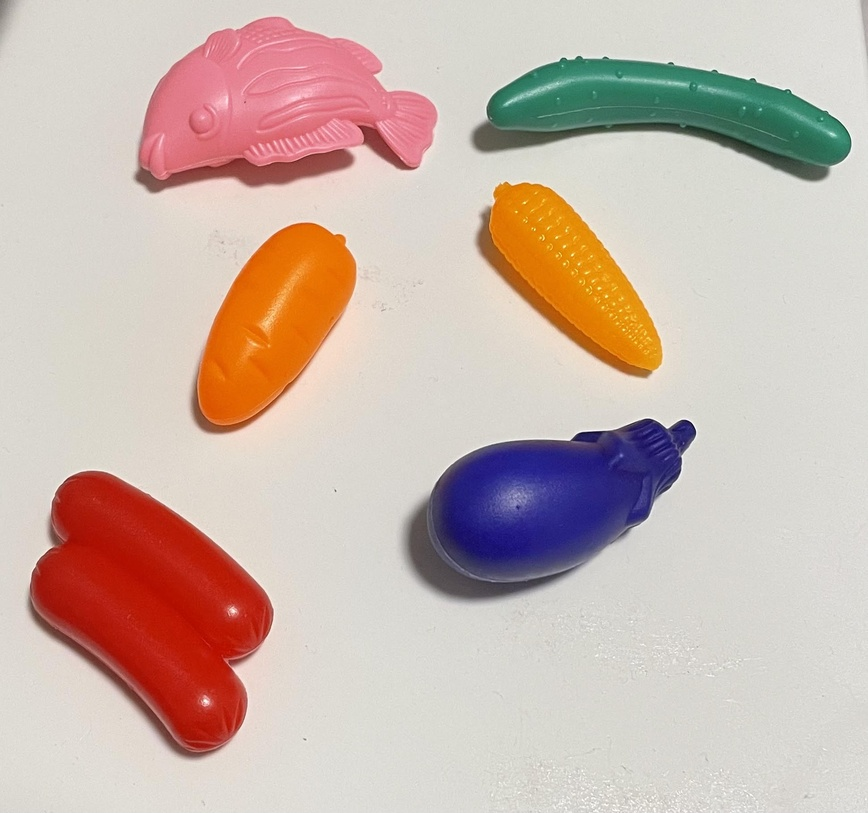
#> input picture perception_service/perception_service/algorithms/fruits.jpg, 868 x 813 px, shrunk from 1940 x 1817 before the run
$ python -i algorithms.py   (imports and definitions only)
#> lines starting #> are read from the running program, lines starting #| are printed output that depends on the picture; after the words box and inside, x2 and y2 are one past the last pixel; in counts of white or black regions, pixels touching at a corner belong together
#> further down, picture is the input picture: shape (813, 868, 3); mean B, G, R 173.9, 183.1, 203.2
#!/usr/bin/env python3
# Copyright (c) 2021 Juan Miguel Jimeno
#
# Licensed under the Apache License, Version 2.0 (the "License");
# you may not use this file except in compliance with the License.
# You may obtain a copy of the License at
#
#     http:#www.apache.org/licenses/LICENSE-2.0
#
# Unless required by applicable law or agreed to in writing, software
# distributed under the License is distributed on an "AS IS" BASIS,
# WITHOUT WARRANTIES OR CONDITIONS OF ANY KIND, either express or implied.
# See the License for the specific language governing permissions and
# limitations under the License.
import math
# import cv2.aruco as ar
from scipy.spatial.transform import Rotation as R
import numpy as np
from shapely.geometry import Polygon, Point, LineString
from shapely.ops import nearest_points
import cv2


def find_objects(image, thresh=130, limits=None):
#> called with thresh = 130
    if limits is None:
        top_left = (0,0)
        h, w, d = image.shape
#> h = 813; w = 868; d = 3
        bottom_right = (h,w)
#> bottom_right = (813, 868)
    else:
        top_left = limits[0]
        bottom_right = limits[1]

    gray = cv2.cvtColor(image, cv2.COLOR_BGR2GRAY)
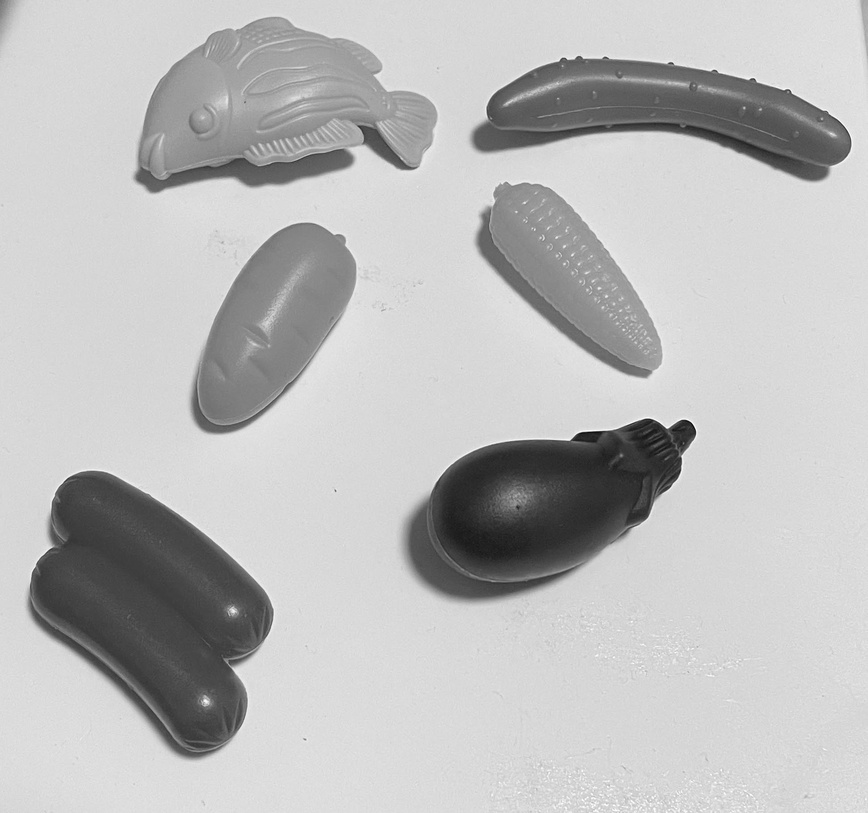
#> gray: shape (813, 868); min 10, max 254, mean 188.1
    gray = cv2.GaussianBlur(gray, (5, 5), 0)

    min_x, min_y = top_left
    max_x, max_y = bottom_right
#> max_x = 813; max_y = 868

    cropped = np.full(gray.shape[:2], 255, dtype=np.uint8)
    cropped[min_y:max_y, min_x:max_x] = gray[min_y:max_y, min_x:max_x]
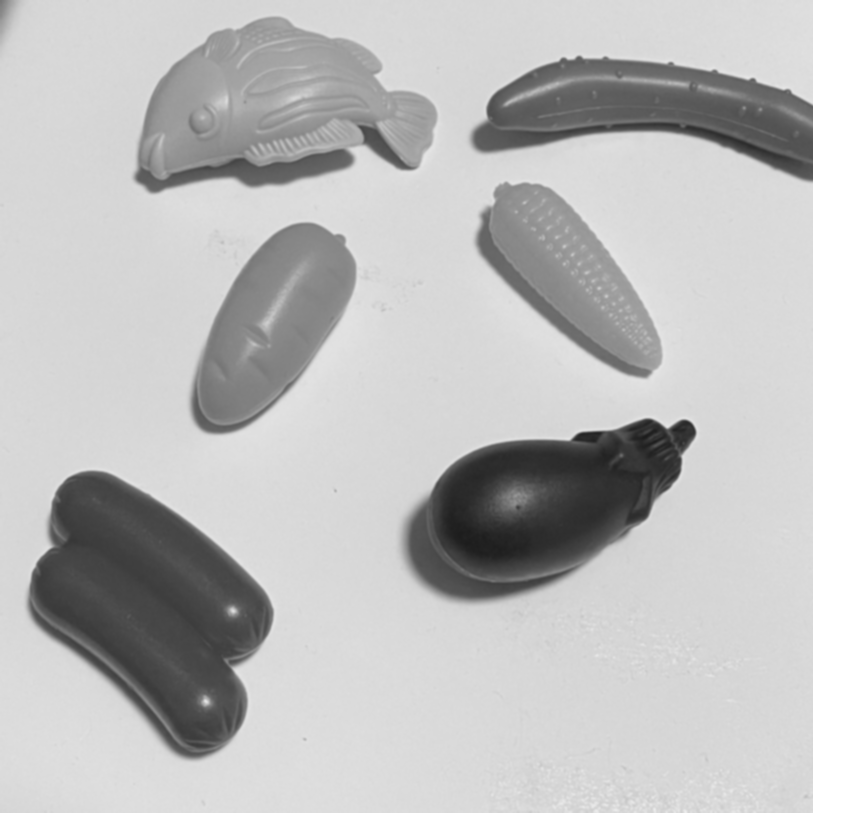
#> cropped: shape (813, 868); min 28, max 255, mean 190.8

    thresholded = cv2.threshold(cropped, thresh, 255, cv2.THRESH_BINARY)[1]
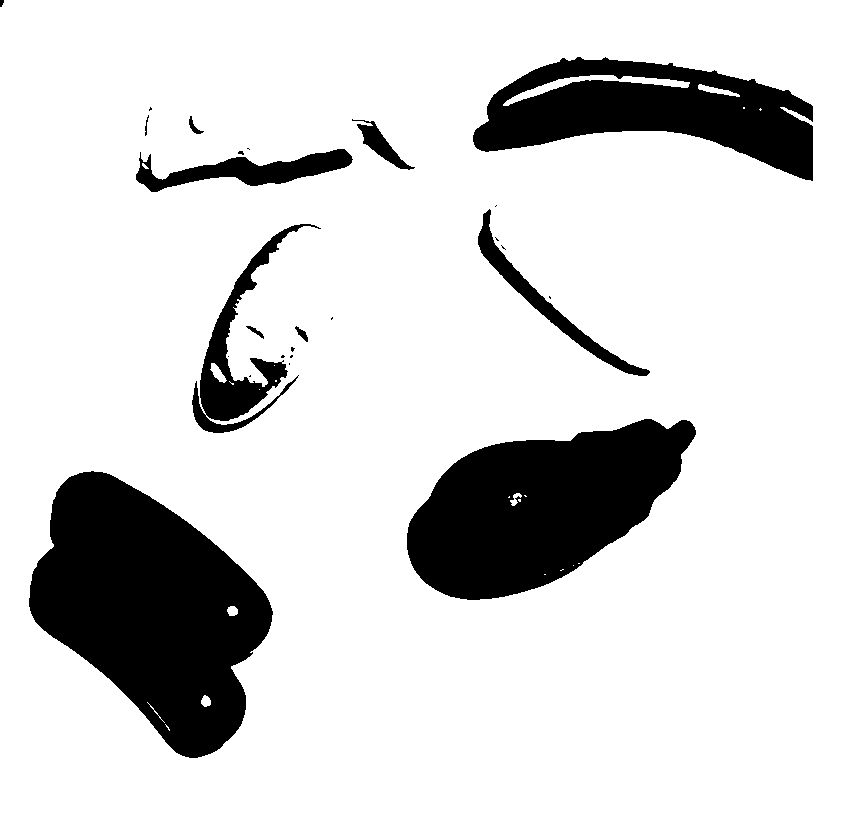
#> thresholded: shape (813, 868); 84.2% white; 26 black regions (14 under 20 px), largest, box (x1, y1, x2, y2) and area: (29, 471, 273, 758) 41904, (407, 419, 696, 600) 32797, (473, 57, 813, 181) 22274
    thresholded = cv2.erode(thresholded, None, iterations=3)
#> thresholded: shape (813, 868); 81.2% white; 13 black regions, largest, box (x1, y1, x2, y2) and area: (26, 468, 276, 761) 45443, (404, 416, 699, 603) 35809, (470, 54, 816, 184) 26821
    thresholded = cv2.dilate(thresholded, None, iterations=3)
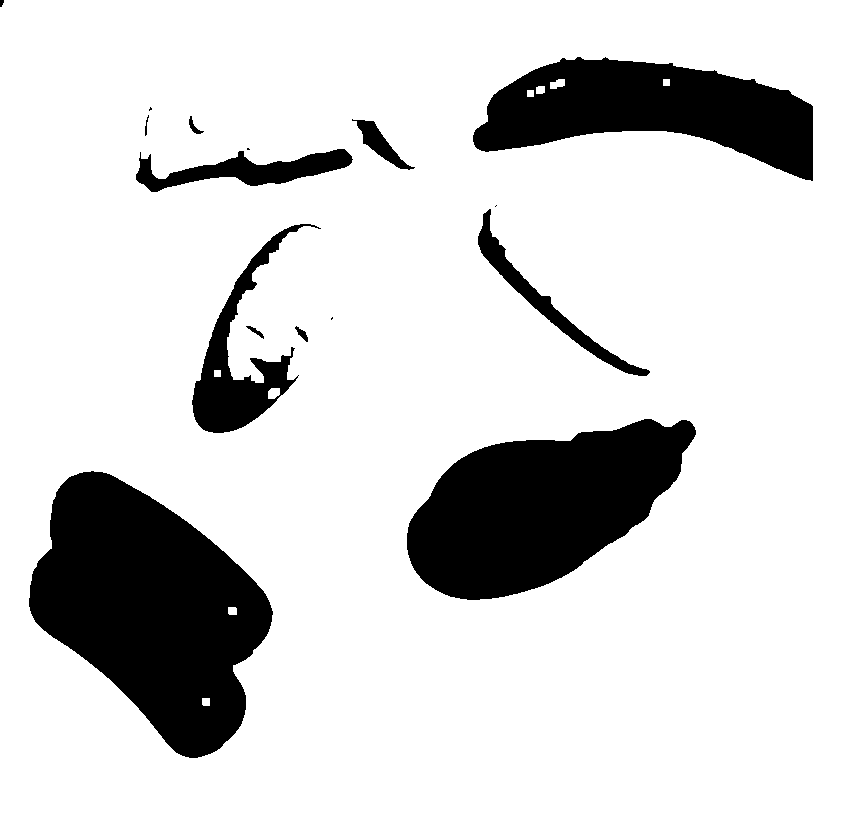
#> thresholded: shape (813, 868); 83.9% white; 16 black regions (4 under 20 px), largest, box (x1, y1, x2, y2) and area: (29, 471, 273, 758) 42005, (407, 419, 696, 600) 32905, (473, 57, 813, 181) 23550

    canny = cv2.Canny(thresholded, 10, 250)
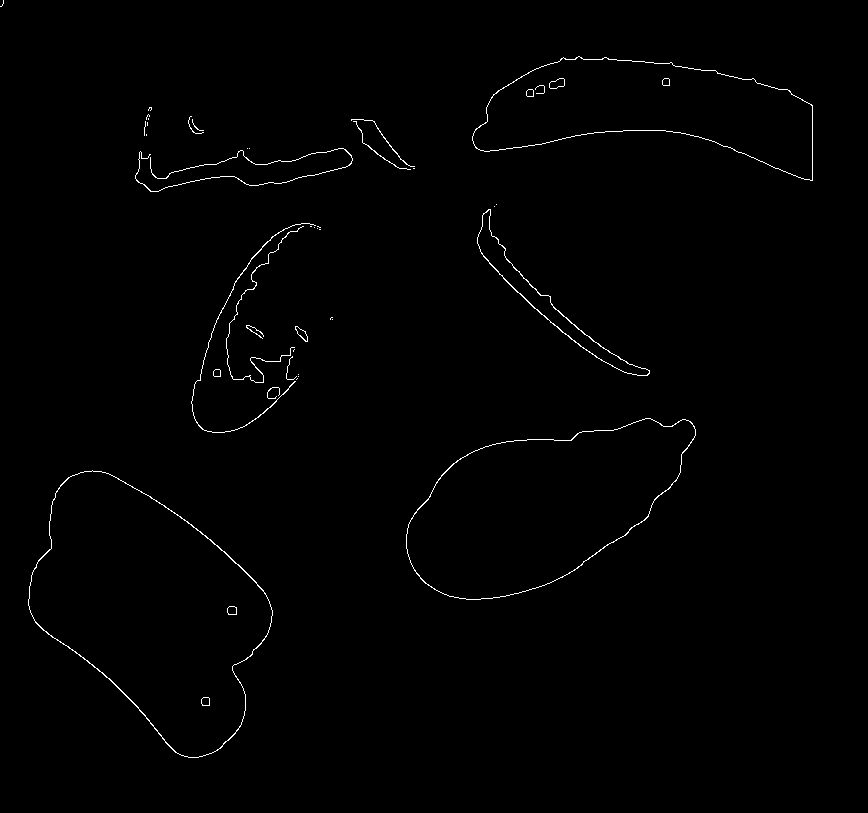
#> canny: shape (813, 868); 0.72% white in thin lines or dots, all inside (x1, y1, x2, y2) = (0, 0, 813, 758)
    kernel = cv2.getStructuringElement(cv2.MORPH_RECT, (7, 7))
    filled = cv2.morphologyEx(canny, cv2.MORPH_CLOSE, kernel)
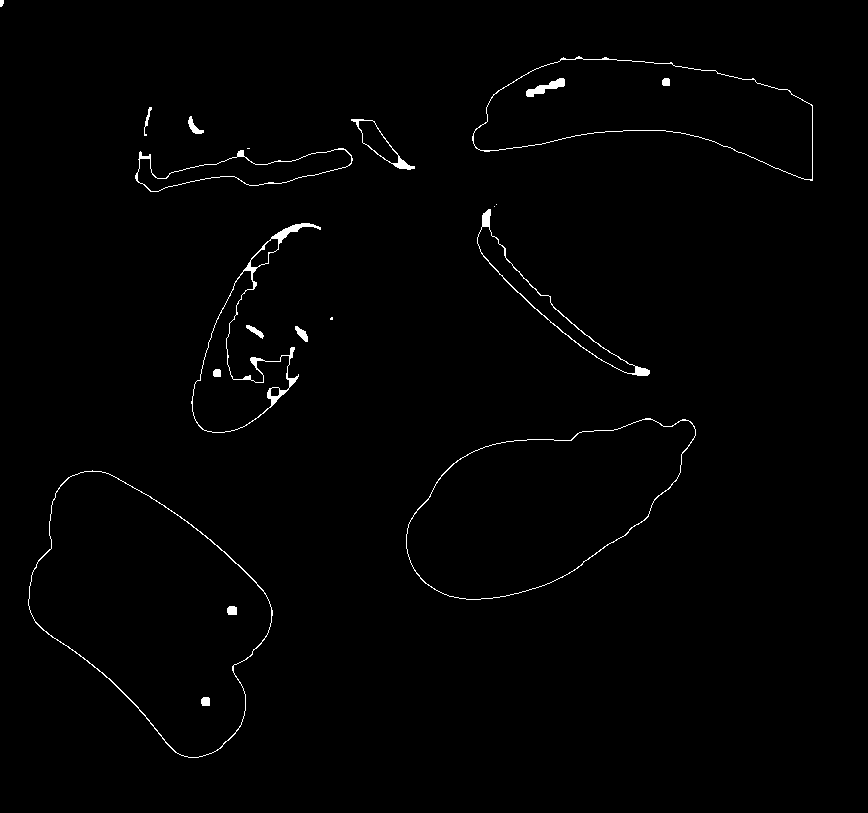
#> filled: shape (813, 868); 0.93% white; 21 white regions (4 under 20 px)

    contours, _ = cv2.findContours(filled, cv2.RETR_EXTERNAL, cv2.CHAIN_APPROX_SIMPLE)
#> contours = 16 contours, 5 with area under 20; largest, box (x1, y1, x2, y2) and area: (28, 470, 273, 758) 42273, (406, 418, 696, 600) 32992, (472, 56, 813, 181) 23796, (191, 223, 321, 433) 7266, (135, 148, 353, 192) 4011
    total = 0

    objects = []
    centroids = []

    poses = []
    for obj_id, c in enumerate(contours):

        #approximate the shape of the contours detected
        peri = cv2.arcLength(c, True)
        approx = cv2.approxPolyDP(c, 0.02 * peri, True)
        #get the corners of the shape
        corners = []
        if len(approx) >= 4:
            total += 1
            for corner in approx:
                corners.append(corner[0])

        if len(corners) < 3:
            continue

        #create a shapely object for easier geometric operations
        obj = Polygon(corners)
        obj_center = [int(obj.centroid.x), int(obj.centroid.y)]

        if obj.area < 500:
            continue

        objects.append(corners)
        centroids.append(obj_center)
#> this loop made 16 passes
#> (peri, obj_center) on passes 1, 2, 3, 4, 5, 6, 7, 10, 12, 13, 14, 15: (862.7, [148, 611]), (794.9, [539, 508]), (44.04, [301, 333]), (47.7, [255, 330]), (7.41, [331, 318]), (817.4, [243, 358]), (533.9, [545, 297]), (549.5, [228, 172]), (183.8, [379, 142]), (54.04, [193, 127]), (66.97, [148, 114]), (871.5, [655, 108])
#> (peri, approx) on passes 8, 9, 11: (0, [[494, 206]]), (0, [[496, 204]]), (4, [[247, 148], [249, 148]])
#> after the loop, centroids = [[148, 611], [539, 508], [243, 358], [545, 297], [228, 172], [379, 142], [655, 108]]; objects = 7 items; total = 13

    return objects, centroids


# [173 lines left out: functions find_min_max_points, get_object_rotation, get_depth, pixel_to_pose, not called in this run]


class WeightedFilter:
    # [18 lines left out: functions __init__, filter, not called in this run]


# [30 lines of commented-out code are left out]

>>> import cv2
>>> picture = cv2.imread('fruits.jpg')
>>> result = find_objects(picture)
